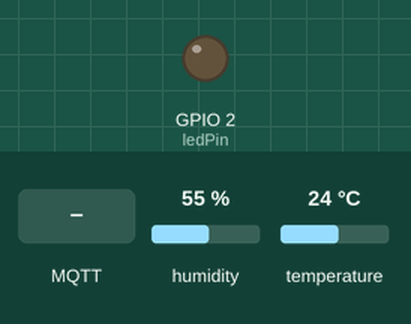
This sketch was run on a simulated ESP32. Parts: output pins drawn as LEDs (lit = HIGH). Inputs (shaded band) come from the test bench; at power-on: humidity 55 %, temperature 24 °C. WiFi joins after 1.5 s; servers stay silent unless stated; no MQTT or app messages arrive unless stated; what the sketch prints to the serial monitor is not drawn.

Above: at 2.7 s.
2.8 s: MQTT message "on" arrives on the first subscribed topic
At 3.2 s:
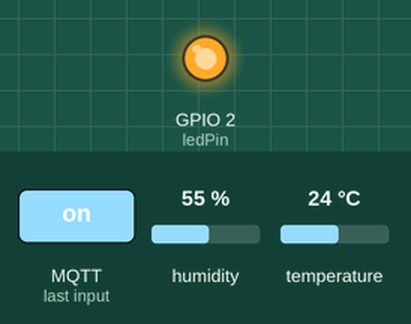
5.8 s: MQTT message "off" arrives on the first subscribed topic
At 6.7 s:
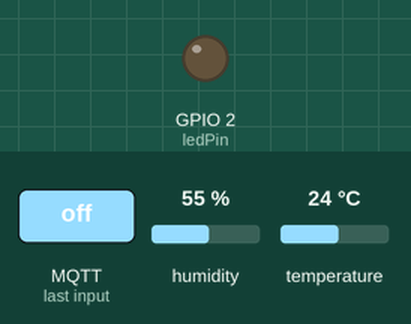
Timing chart, 0 to 8.8 s (numbered marks = the images above; inputs shaded):
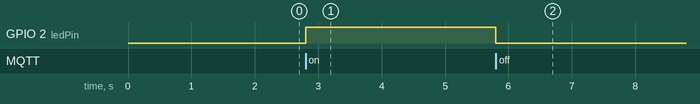

Measured:
- after the input at 2.8 s, GPIO 2 (ledPin): LOW → HIGH at once
- after the input at 5.8 s, GPIO 2 (ledPin): HIGH → LOW at once

The sketch:

ESP32_Broker.ino
```cpp
/* Publishing a Topic for Temperature and Humidity on
   Raspberrypi Mosquitto Broker,
   ESP32 Subscribe to the topic and Display it on NOde-Red Platform
 */

#include <WiFi.h>
#include <PubSubClient.h>
#include <Wire.h>
#include <DHT.h>
#include <Adafruit_Sensor.h>

// Replace the next variables with your SSID/Password combination
const char* ssid = "Davenix";
const char* password = "11111118";

// Add your MQTT Broker IP address, example:
const char* mqtt_server = "192.168.43.18";
//const char* mqtt_server = "YOUR_MQTT_BROKER_IP_ADDRESS";

WiFiClient espClient;
PubSubClient client(espClient);
long lastMsg = 0;
char msg[50];
int value = 0;

#define MQTT_PORT 1883

// Temperature MQTT Topics
#define MQTT_PUB_TEMP "esp/dht/temperature"
#define MQTT_PUB_HUM "esp/dht/humidity"

// Digital pin connected to the DHT sensor
#define DHTPIN 4
#define DHTTYPE DHT11

// Initialize DHT sensor
DHT dht(DHTPIN, DHTTYPE);

//Variables to hold sensor readings
float temp;
float hum;

// LED Pin
const int ledPin = 2;

void setup() {
  Serial.begin(115200);
  // default settings
  // (you can also pass in a Wire library object like &Wire2)

  dht.begin();

  setup_wifi();
  client.setServer(mqtt_server, 1883);
  client.setCallback(callback);

  pinMode(ledPin, OUTPUT);
}

void setup_wifi() {
  delay(10);
  // We start by connecting to a WiFi network
  WiFi.mode(WIFI_STA);
  Serial.println();
  Serial.print("Connecting to ");
  Serial.println(ssid);

  WiFi.begin(ssid, password);

  while (WiFi.status() != WL_CONNECTED) {
    delay(500);
    Serial.print(".");
  }

  Serial.println("");
  Serial.println("WiFi connected");
  Serial.println("IP address: ");
  Serial.println(WiFi.localIP());
}

void callback(char* topic, byte* message, unsigned int length) {
  Serial.print("Message arrived on topic: ");
  Serial.print(topic);
  Serial.print(". Message: ");
  String messageTemp;

  for (int i = 0; i < length; i++) {
    Serial.print((char)message[i]);
    messageTemp += (char)message[i];
  }
  Serial.println();

  // Feel free to add more if statements to control more GPIOs with MQTT

  // If a message is received on the topic esp32/output, you check if the message is either "on" or "off".
  // Changes the output state according to the message
  if (String(topic) == "esp32/output") {
    Serial.print("Changing output to ");
    if(messageTemp == "on"){
      Serial.println("on");
      digitalWrite(ledPin, HIGH);
    }
    else if(messageTemp == "off"){
      Serial.println("off");
      digitalWrite(ledPin, LOW);
    }
  }
}

void reconnect() {
  // Loop until we're reconnected
  while (!client.connected()) {
    Serial.print("Attempting MQTT connection...");
    // Attempt to connect
    if (client.connect("ESP8266Client")) {
      Serial.println("connected");
      // Subscribe
      client.subscribe("esp32/output");
    } else {
      Serial.print("failed, rc=");
      Serial.print(client.state());
      Serial.println(" try again in 5 seconds");
      // Wait 5 seconds before retrying
      delay(5000);
    }
  }
}
void loop() {
  if (!client.connected()) {
    reconnect();
  }
  client.loop();

  long now = millis();
  if (now - lastMsg > 5000) {
    lastMsg = now;

    // Temperature in Celsius
    temp = dht.readTemperature();
    // Uncomment the next line to set temperature in Fahrenheit
    // (and comment the previous temperature line)
    //temperature = 1.8 * bme.readTemperature() + 32; // Temperature in Fahrenheit

    // Convert the value to a char array
    char tempString[8];
    dtostrf(temp, 1, 2, tempString);
    Serial.print("Temperature: ");
    Serial.println(tempString);
    client.publish("esp32/temperature", tempString);

    hum = dht.readHumidity();

    // Convert the value to a char array
    char humString[8];
    dtostrf(hum, 1, 2, humString);
    Serial.print("Humidity: ");
    Serial.println(humString);
    client.publish("esp32/humidity", humString);
  }
}

//After Node-RED application is ready. To access Node-RED UI and see application looks, access any browser in your local network and type:
// http://Your_RPi_IP_address:1880/ui
```
